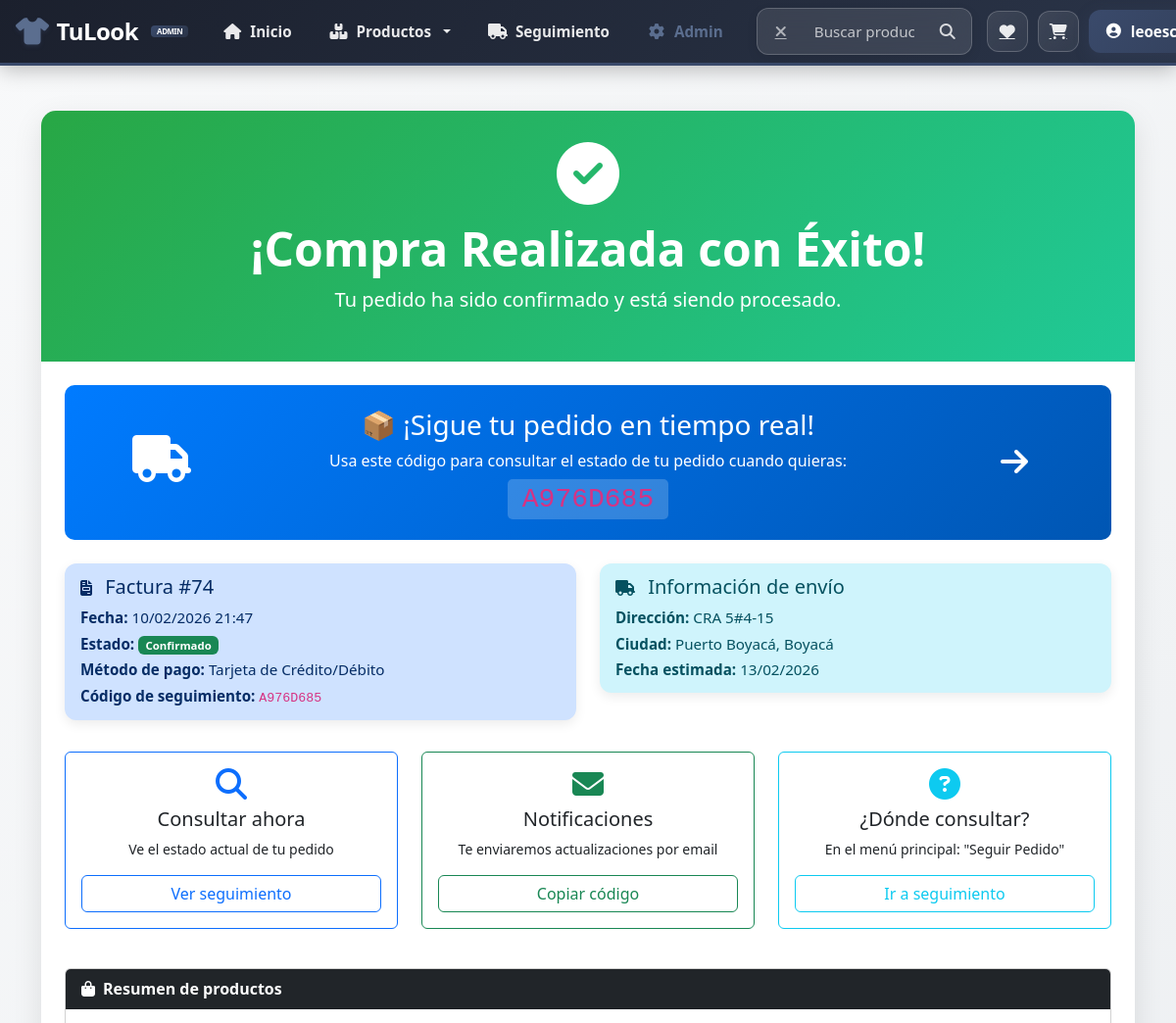
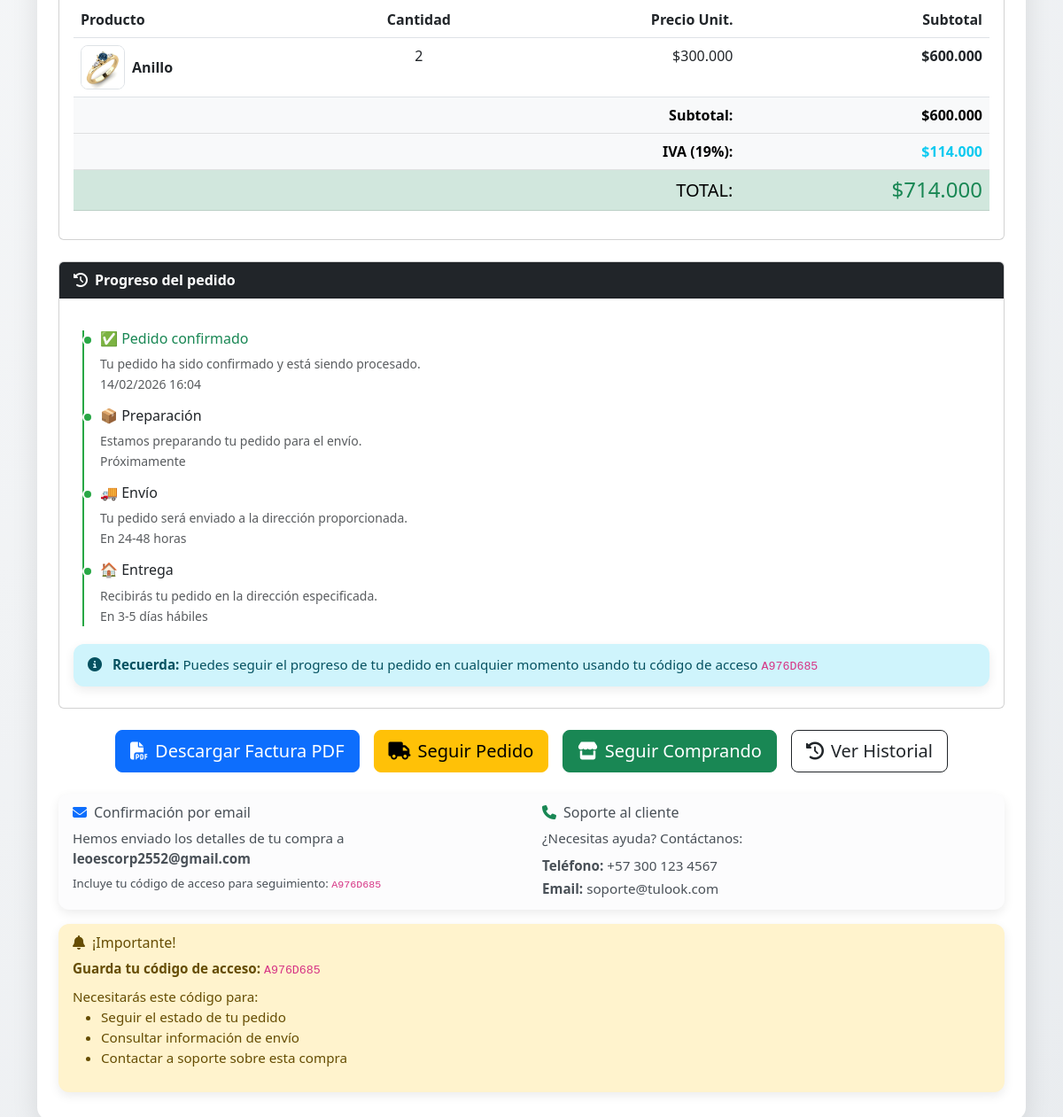
Screenshot of /?c=Checkout&a=exito&id=74&fresh=1 (signed in) with the database file from the repository (2 pictures, top to bottom).
### tables this page shows
CREATE TABLE `factura` (
  `ID_Factura` int(11) NOT NULL,
  `ID_Usuario` int(11) NOT NULL,
  `ID_Direccion` int(11) DEFAULT NULL,
  `Fecha_Factura` datetime NOT NULL,
  `Monto_Total` decimal(10,2) NOT NULL,
  `Subtotal` decimal(10,2) DEFAULT 0.00,
  `IVA` decimal(10,2) DEFAULT 0.00,
  `Direccion_Envio` text DEFAULT NULL,
  `Estado` enum('Emitido','Confirmado','Preparando','Enviado','Entregado','Retrasado','Devuelto','Anulado') DEFAULT 'Emitido',
  `ID_Metodo_Pago` int(11) NOT NULL,
  `Usuario_Confirmacion` int(11) DEFAULT NULL,
  `Fecha_Confirmacion` datetime DEFAULT NULL,
  `Usuario_Anulacion` int(11) DEFAULT NULL,
  `Fecha_Anulacion` datetime DEFAULT NULL,
  `Codigo_Acceso` varchar(12) DEFAULT NULL,
  `Fecha_Envio` datetime DEFAULT NULL,
  `Fecha_Estimada_Entrega` date DEFAULT NULL,
  `Fecha_Entrega` datetime DEFAULT NULL,
  `Numero_Guia` varchar(100) DEFAULT NULL,
  `Transportadora` varchar(100) DEFAULT NULL,
  `Notas_Envio` text DEFAULT NULL,
  `Motivo_Anulacion` text DEFAULT NULL,
  `Usuario_Envio` int(11) DEFAULT NULL,
  `Usuario_Entrega` int(11) DEFAULT NULL
);

CREATE TABLE `factura_producto` (
  `ID_FacturaProducto` int(11) NOT NULL,
  `ID_Factura` int(11) NOT NULL,
  `ID_Producto` int(11) DEFAULT NULL,
  `Cantidad` int(11) DEFAULT NULL,
  `Precio_Unitario` decimal(10,2) NOT NULL DEFAULT 0.00,
  `Subtotal` decimal(10,2) NOT NULL,
  `Descuento_Aplicado` decimal(10,2) NOT NULL DEFAULT 0.00,
  `ID_Descuento` int(11) DEFAULT NULL
);

CREATE TABLE `producto` (
  `ID_Producto` int(11) NOT NULL,
  `ID_Articulo` int(11) NOT NULL,
  `Nombre_Producto` varchar(255) DEFAULT NULL,
  `Foto` varchar(300) NOT NULL,
  `Porcentaje` decimal(5,2) NOT NULL,
  `Cantidad` int(11) NOT NULL DEFAULT 0,
  `Activo` tinyint(1) NOT NULL DEFAULT 0,
  `ID_Atributo1` int(11) DEFAULT NULL,
  `ID_Atributo2` int(11) DEFAULT NULL,
  `ID_Atributo3` int(11) DEFAULT NULL,
  `ValorAtributo1` varchar(50) DEFAULT NULL,
  `ValorAtributo2` varchar(50) DEFAULT NULL,
  `ValorAtributo3` varchar(50) DEFAULT NULL
);

CREATE TABLE `usuario` (
  `ID_Usuario` int(11) NOT NULL,
  `Nombre` varchar(50) NOT NULL,
  `Apellido` varchar(50) NOT NULL,
  `ID_Rol` int(11) NOT NULL DEFAULT 3,
  `ID_TD` int(11) NOT NULL DEFAULT 1,
  `N_Documento` int(11) NOT NULL,
  `Correo` varchar(50) NOT NULL,
  `Celular` varchar(50) NOT NULL,
  `Contrasena` varchar(255) NOT NULL DEFAULT '',
  `token_recuperacion` varchar(255) DEFAULT NULL,
  `token_expira` datetime DEFAULT NULL,
  `Activo` tinyint(1) NOT NULL DEFAULT 1,
  `Num_Advertencias` int(11) DEFAULT 0,
  `Motivo_Desactivacion` text DEFAULT NULL,
  `Fecha_Desactivacion` datetime DEFAULT NULL,
  `ID_Admin_Desactiva` int(11) DEFAULT NULL
);

### views/checkout/exito.php (the view, shortened to what the rows shown need)
<?php
$metodo_pago = '';
if (isset($pedido['ID_Metodo_Pago'])) {
    $metodos_pago = [
        1 => 'Tarjeta de Crédito/Débito',
        2 => 'Pago en Efectivo',
        3 => 'PSE',
        4 => 'Transferencia Bancaria'
    ];
    $metodo_pago = $metodos_pago[$pedido['ID_Metodo_Pago']] ?? 'No especificado';
}
?>
<!DOCTYPE html>
<html lang="es">
<head>
    <link href="https://cdn.jsdelivr.net/npm/bootstrap@5.3.0/dist/css/bootstrap.min.css" rel="stylesheet">
    <link rel="stylesheet" href="https://cdnjs.cloudflare.com/ajax/libs/font-awesome/6.4.0/css/all.min.css">
</head>
<body>
<div class="container py-5">
    <div class="card success-card mb-5">
        <div class="success-header">
            <h1 class="display-5 fw-bold">¡Compra Realizada con Éxito!</h1>
        </div>
        <div class="card-body p-4">
            <div class="tracking-link-card mb-4 text-center" onclick="window.location.href='<?= BASE_URL ?>views/seguimiento/consultar.php?codigo=<?= $pedido['Codigo_Acceso'] ?>'">
                <div class="row align-items-center">
                    <div class="col-md-8">
                        <h2 class="mb-0"><code style="background: rgba(255,255,255,0.2); padding: 5px 15px; border-radius: 5px;"><?= htmlspecialchars($pedido['Codigo_Acceso'] ?? '') ?></code></h2>
                    </div>
                </div>
            </div>
            <div class="row mb-4">
                <div class="col-md-6">
                    <div class="alert alert-primary">
                        <h5><i class="fas fa-file-invoice me-2"></i> Factura #<?= htmlspecialchars($pedido['ID_Factura'] ?? '') ?></h5>
                        <p class="mb-1"><strong>Fecha:</strong> <?= date('d/m/Y H:i', strtotime($pedido['Fecha_Factura'] ?? '')) ?></p>
                        <p class="mb-1"><strong>Estado:</strong> <span class="badge bg-success">Confirmado</span></p>
                        <p class="mb-1"><strong>Método de pago:</strong> <?= htmlspecialchars($metodo_pago) ?></p>
                        <p class="mb-0">
                            <strong>Código de seguimiento:</strong>
                            <code><?= htmlspecialchars($pedido['Codigo_Acceso'] ?? '') ?></code>
                        </p>
                    </div>
                </div>
                <div class="col-md-6">
                    <div class="alert alert-info">
                        <h5><i class="fas fa-truck me-2"></i> Información de envío</h5>
                        <?php if (!empty($pedido['Direccion'])): ?>
                            <p class="mb-1"><strong>Dirección:</strong> <?= htmlspecialchars($pedido['Direccion'] ?? '') ?></p>
                            <p class="mb-1"><strong>Ciudad:</strong> <?= htmlspecialchars($pedido['Ciudad'] ?? '') ?>, <?= htmlspecialchars($pedido['Departamento'] ?? '') ?></p>
                            <p class="mb-0"><strong>Fecha estimada:</strong> <?= date('d/m/Y', strtotime('+3 days', strtotime($pedido['Fecha_Factura'] ?? 'now'))) ?></p>
                        <?php else: ?>
                            <p class="mb-0">Recoger en tienda</p>
                        <?php endif; ?>
                    </div>
                </div>
            </div>
            <div class="card mb-4">
                <div class="card-body">
                    <div class="table-responsive">
                        <table class="table table-hover">
                            <thead>
                                <tr>
                                    <th>Producto</th>
                                    <th class="text-center">Cantidad</th>
                                    <th class="text-end">Precio Unit.</th>
                                    <th class="text-end">Subtotal</th>
                                </tr>
                            </thead>
                            <tbody>
                                <?php
                                $subtotal_total = 0;
                                if (isset($items) && is_array($items)):
                                    foreach ($items as $item):
                                        $precio = floatval($item['Precio_Unitario'] ?? 0);
                                        $cantidad = intval($item['Cantidad'] ?? 1);
                                        $subtotal = $precio * $cantidad;
                                        $subtotal_total += $subtotal;
                                        $nombre_variante = $item['Nombre_Producto'] ?? '';
                                        if (!empty($nombre_variante) && trim($nombre_variante) !== '') {
                                            $nombre_producto = $nombre_variante;
                                        }
                                        $nombre_producto = ucwords(strtolower(trim($nombre_producto)));
                                ?>
                                <tr>
                                    <td>
                                        <div class="d-flex align-items-center">
                                            <?php if (!empty($item['Foto'])):
                                                $foto = $item['Foto'];
                                                $fotoUrl = (strpos($foto, 'http') === 0) ? $foto : rtrim(BASE_URL, '/') . '/' . ltrim($foto, '/');
                                            ?>
                                            <img src="<?= $fotoUrl ?>"
                                                 class="producto-img-exito me-2"
                                                 alt="<?= htmlspecialchars($nombre_producto) ?>"
                                                 onerror="this.src='<?= BASE_URL ?>assets/img/placeholder.png'">
                                            <?php endif; ?>
                                            <div>
                                                <div class="fw-bold"><?= htmlspecialchars($nombre_producto) ?></div>
                                            </div>
                                        </div>
                                    </td>
                                    <td class="text-center"><?= $cantidad ?></td>
                                    <td class="text-end">$<?= number_format($precio, 0, ',', '.') ?></td>
                                    <td class="text-end fw-bold">$<?= number_format($subtotal, 0, ',', '.') ?></td>
                                </tr>
                                <?php endforeach;
                                endif; ?>
                            </tbody>
                            <tfoot class="table-light">
                                <?php
                                $iva_total = floatval($pedido['IVA'] ?? 0);
                                $subtotal_final = floatval($pedido['Subtotal'] ?? $subtotal_total);
                                $total_final = floatval($pedido['Monto_Total'] ?? 0);
                                ?>
                                <tr>
                                    <td class="text-end"><strong>$<?= number_format($subtotal_final, 0, ',', '.') ?></strong></td>
                                </tr>
                                <tr>
                                    <td class="text-end"><strong class="text-info">$<?= number_format($iva_total, 0, ',', '.') ?></strong></td>
                                </tr>
                                <tr class="table-success">
                                    <td class="text-end"><h4 class="text-success mb-0">$<?= number_format($total_final, 0, ',', '.') ?></h4></td>
                                </tr>
                            </tfoot>
                        </table>
                    </div>
                </div>
            </div>
            <div class="card mb-4">
                <div class="card-body">
                    <div class="alert alert-info mt-3">
                        <i class="fas fa-info-circle me-2"></i>
                        <strong>Recuerda:</strong> Puedes seguir el progreso de tu pedido en cualquier momento usando tu código de acceso <code><?= htmlspecialchars($pedido['Codigo_Acceso'] ?? '') ?></code>
                    </div>
                </div>
            </div>
            <div class="alert alert-light mt-4">
                <div class="row">
                    <div class="col-md-6">
                        <p class="mb-2">Hemos enviado los detalles de tu compra a <strong><?= htmlspecialchars($pedido['Correo'] ?? 'tu correo') ?></strong></p>
                        <p class="mb-0 small">Incluye tu código de acceso para seguimiento: <code><?= htmlspecialchars($pedido['Codigo_Acceso'] ?? '') ?></code></p>
                    </div>
                </div>
            </div>
            <div class="alert alert-warning mt-3">
                <p class="mb-2">
                    <strong>Guarda tu código de acceso:</strong> <code><?= htmlspecialchars($pedido['Codigo_Acceso'] ?? '') ?></code>
                </p>
            </div>
        </div>
    </div>
</div>
</body>
</html>

### rows the page displays
factura: ID_Factura "74", Fecha_Factura "10/02/2026 21:47", ID_Metodo_Pago "Tarjeta de Crédito/Débito", Codigo_Acceso "A976D685", Fecha_Factura "13/02/2026", Subtotal "600.000", IVA "114.000", Monto_Total "714.000", ID_Usuario.Correo "leoescorp2552@gmail.com"
factura_producto: ID_Producto.Nombre_Producto (picture), ID_Producto.Nombre_Producto "Anillo", Cantidad "2", Precio_Unitario "300.000", subtotal "600.000"

### other values shown
$textoPanel "Admin"
$pedido['Direccion'] "CRA 5#4-15"
$pedido['Ciudad'] "Puerto Boyacá"
$pedido['Departamento'] "Boyacá"
$iva_porcentaje "19"
